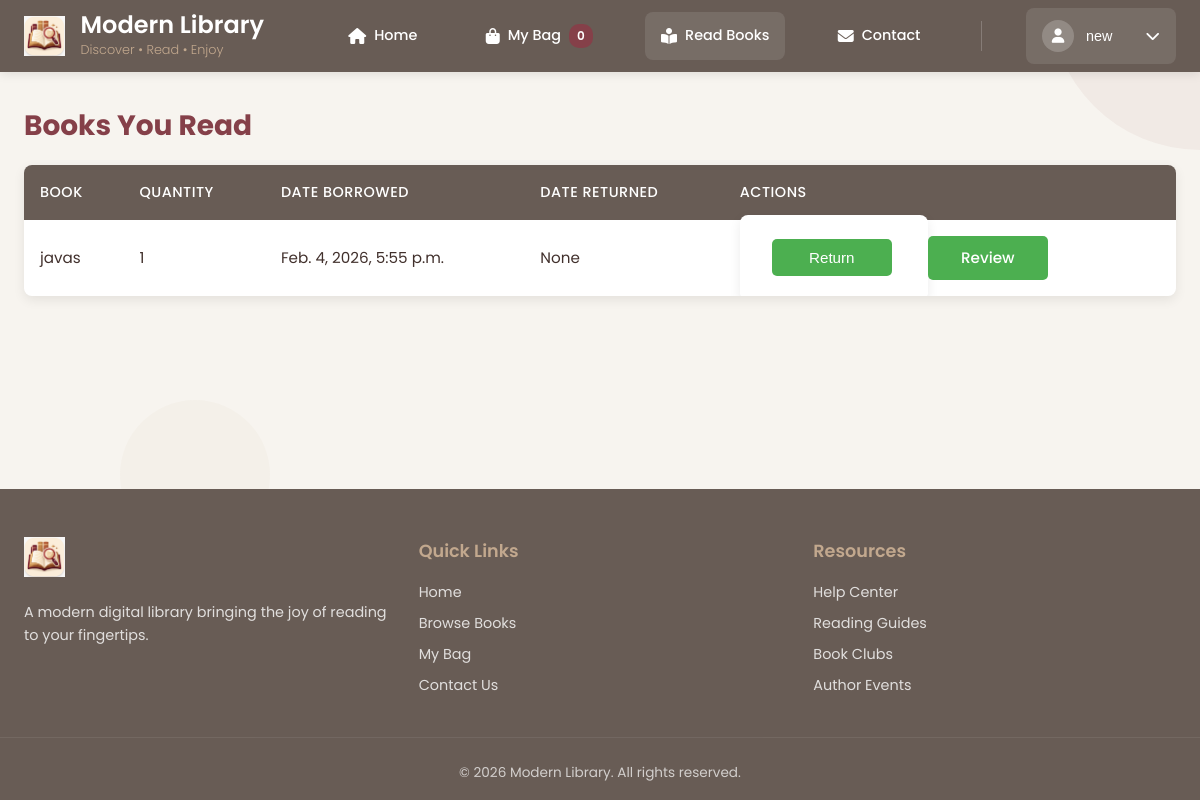
The app's page /user/read-books/ (signed in), older data.
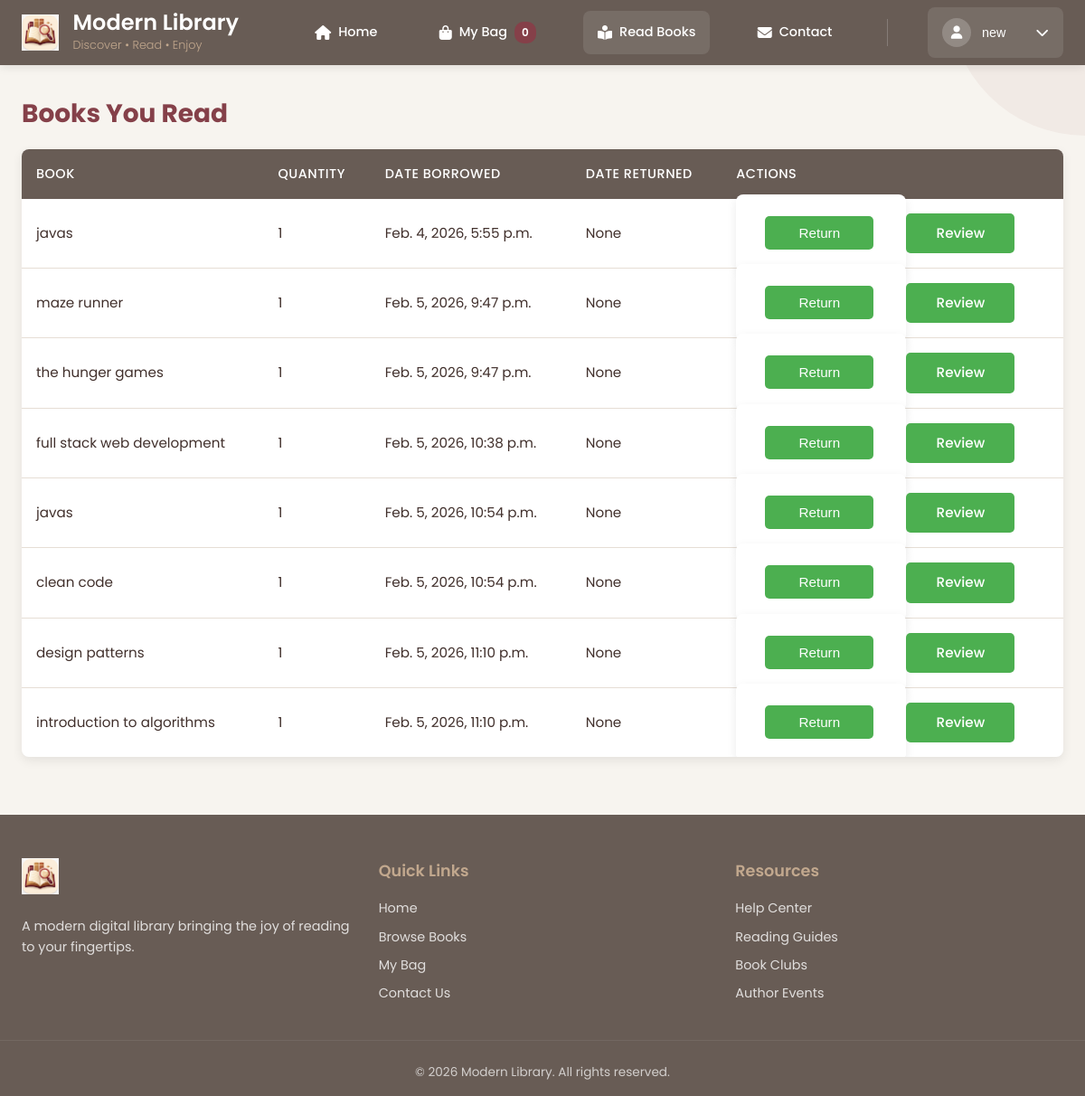
The same page, newer data.
### library_app/models.py (models this page shows, shortened)
class Order(models.Model):
    STATUS_CHOICES = (
        ('waiting', 'Waiting for Admin'),
        ('accepted', 'Accepted'),
        ('returned', 'Returned'),
        ('refused', 'Refused'),
    )
    user = models.ForeignKey(User, on_delete=models.CASCADE)
    book = models.ForeignKey(Book, on_delete=models.CASCADE)
    quantity = models.PositiveIntegerField(default=1)
    date_rent = models.DateTimeField(auto_now_add=True)
    accepted_at = models.DateTimeField(null=True, blank=True)
    date_return = models.DateTimeField(blank=True, null=True)
    status = models.CharField(max_length=10, choices=STATUS_CHOICES, default='waiting')

class Book(models.Model):
    title = models.CharField(max_length=200)
    author = models.CharField(max_length=150)
    publication_date = models.DateField(blank=True, null=True)
    quantity = models.PositiveIntegerField(default=0)
    genres = models.ManyToManyField(Genre, related_name="books")
    reviews = models.DecimalField(max_digits=2, decimal_places=1, blank=True, null=True)
    description = models.TextField(blank=True, null=True)
    image = models.ImageField(upload_to="books/", blank=True, null=True)

### library_app/views.py (the view)
# urls.py: path('user/read-books/', views.read_books, name='read_books'),
@login_required
def read_books(request):
    orders = Order.objects.filter(user=request.user, status='accepted', date_return__isnull=True)
    return render(request, 'library_app/read_books.html', {
        'read_books': orders
    })

### library_app/templates/library_app/read_books.html (shortened to what this page needs)
{% extends 'library_app/base_user.html' %}
{% block content %}
<h2>Books You Read</h2>
<table>
<tr>
    <th>Book</th>
    <th>Quantity</th>
    <th>Date Borrowed</th>
    <th>Date Returned</th>
    <th>Actions</th>
</tr>
{% for order in read_books %}
<tr>
    <td>{{ order.book.title }}</td>
    <td>{{ order.quantity }}</td>
    <td>{{ order.date_rent }}</td>
    <td>{{ order.date_return }}</td>
    <td>
    {% if not order.date_return %}
        <form method="POST" action="{% url 'return_book' order.id %}" style="display:inline;">
            <button class="btn btn-warning">Return</button>
        </form>
    {% endif %}
    <a href="{% url 'add_review' order.book.id %}" class="btn btn-info">Review</a>
</td>
</tr>
{% empty %}
<tr><td colspan="5">You haven't read any books yet</td></tr>
{% endfor %}
</table>
{% endblock %}

### library_app/templates/library_app/base_user.html (shortened to what this page needs)
{% load static %}
<!DOCTYPE html>
<html lang="en">
<head>
    <link rel="stylesheet" href="https://cdnjs.cloudflare.com/ajax/libs/font-awesome/6.4.0/css/all.min.css">
    <link rel="stylesheet" href="{% static 'css/user.css' %}">
</head>
<body class="user-body">
    <div class="user-bg-elements">
        <div class="bg-element"></div>
        <div class="bg-element"></div>
    </div>
    <nav class="user-nav">
        <div class="nav-container">
            <div class="nav-brand">
                <img src="{% static 'logo.png' %}" alt="Library Logo" class="nav-logo">
                <div class="brand-text">
                    <h1 class="brand-title">Modern Library</h1>
                    <p class="brand-tagline">Discover • Read • Enjoy</p>
                </div>
            </div>
            <a href="{% url 'user_home' %}" class="nav-link {% if request.path == '/user/home/' %}active{% endif %}">
    <i class="fas fa-home"></i>
    <span>Home</span>
</a>
<a href="{% url 'user_mybag' %}" class="nav-link {% if 'user_mybag' in request.path %}active{% endif %}">
    <i class="fas fa-shopping-bag"></i>
    <span>My Bag</span>
    <span class="badge" id="bagCount">{{ bag_count|default:"0" }}</span>
</a>
<a href="{% url 'read_books' %}" class="nav-link {% if 'read-books' in request.path %}active{% endif %}">
    <i class="fas fa-book-reader"></i>
    <span>Read Books</span>
</a>
<a href="{% url 'user_contactus' %}" class="nav-link {% if 'user_contactus' in request.path %}active{% endif %}">
    <i class="fas fa-envelope"></i>
    <span>Contact</span>
</a>
                <div class="user-dropdown">
    <button class="user-btn" id="userBtn">
        <div class="user-avatar"><i class="fas fa-user"></i></div>
        <span class="user-name">
            {% if user.first_name %}{{ user.first_name }}{% else %}{{ user.username }}{% endif %}
        </span>
        <i class="fas fa-chevron-down"></i>
    </button>
</div>
        </div>
    </nav>
    <main class="user-main">
        {% block content %}{% endblock %}
    </main>
    <footer class="user-footer">
        <div class="footer-content">
            <div class="footer-section">
                <img src="{% static 'logo.png' %}" alt="Logo" class="footer-logo">
                <p class="footer-description">
                    A modern digital library bringing the joy of reading to your fingertips.
                </p>
            </div>
            <div class="footer-section">
                <h3>Quick Links</h3>
                <a href="{% url 'user_home' %}">Home</a>
                <a href="{% url 'user_home' %}">Browse Books</a>
                <a href="{% url 'user_mybag' %}">My Bag</a>
                <a href="{% url 'user_contactus' %}">Contact Us</a>
            </div>
            <div class="footer-section">
                <h3>Resources</h3>
                <a href="#">Help Center</a>
                <a href="#">Reading Guides</a>
                <a href="#">Book Clubs</a>
                <a href="#">Author Events</a>
            </div>
        </div>
        <div class="footer-bottom">
            <p>&copy; {% now "Y" %} Modern Library. All rights reserved.</p>
        </div>
    </footer>
</body>
</html>

Row changes from the older to the newer data that the page shows:
added Order: book "maze runner", quantity "1", date_rent "Feb. 5, 2026, 9:47 p.m.", date_return "None", shows "Return"
added Order: book "the hunger games", quantity "1", date_rent "Feb. 5, 2026, 9:47 p.m.", date_return "None", shows "Return"
added Order: book "full stack web development", quantity "1", date_rent "Feb. 5, 2026, 10:38 p.m.", date_return "None", shows "Return"
added Order: book "javas", quantity "1", date_rent "Feb. 5, 2026, 10:54 p.m.", date_return "None", shows "Return"
added Order: book "clean code", quantity "1", date_rent "Feb. 5, 2026, 10:54 p.m.", date_return "None", shows "Return"
added Order: book "design patterns", quantity "1", date_rent "Feb. 5, 2026, 11:10 p.m.", date_return "None", shows "Return"
added Order: book "introduction to algorithms", quantity "1", date_rent "Feb. 5, 2026, 11:10 p.m.", date_return "None", shows "Return"
